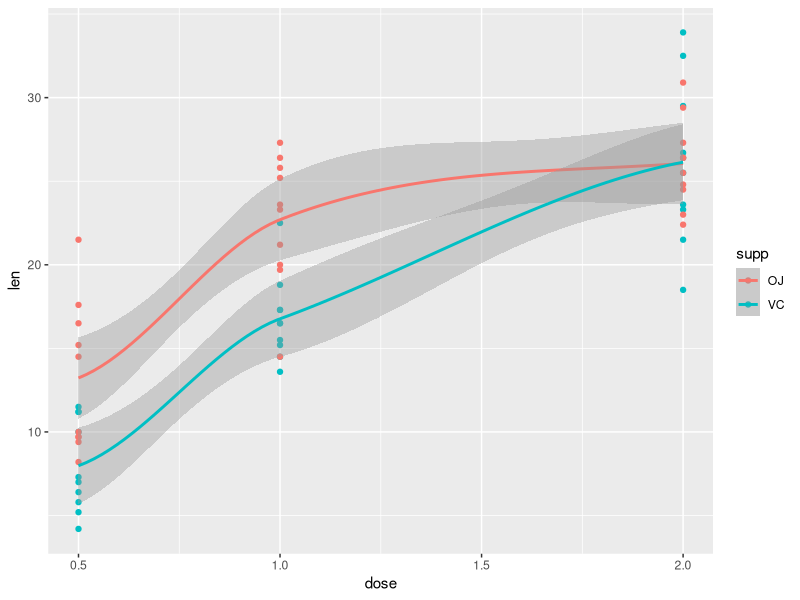

This chart was generated by the following R code:
data(ToothGrowth)
head(ToothGrowth)

library("ggplot2")
g <- ggplot(ToothGrowth, aes(dose, len))
p <- g + geom_point(aes(x = dose, y = len, colour = supp)) + geom_smooth(aes(colour = supp), method = "loess")
print(p)

vc <- ToothGrowth[ToothGrowth$supp == 'VC',]
oj <- ToothGrowth[ToothGrowth$supp == 'OJ',]

#difference <- vc-oj

t.test(vc$len[vc$dose == 0.5], oj$len[oj$dose == 0.5], paired = TRUE, var.equal = TRUE)
t.test(vc$len[vc$dose == 1], oj$len[oj$dose == 1], paired = TRUE, var.equal = TRUE)
t.test(vc$len[vc$dose == 2], oj$len[oj$dose == 2], paired = TRUE, var.equal = TRUE)
